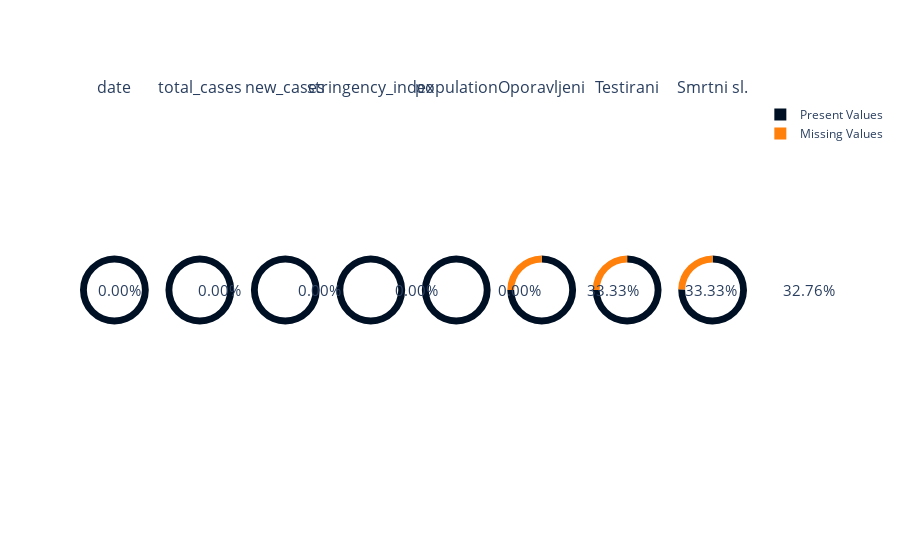

Source (notebook cell):
### Code cell
MissingDataPlot(missingData)

### Figure 1 — Plotly figure (JSON) as saved in the notebook; plotly's stock layout.template omitted (floating-point values rounded to 4 significant figures)
{"data": [{"domain": {"x": [0, 0.1031], "y": [0, 1]}, "hole": 0.8, "hoverinfo": "label+value", "labels": ["Missing Values", "Present Values"], "marker": {"colors": ["#FF800B", "#001024"]}, "textinfo": "none", "type": "pie", "values": [0, 308]}, {"domain": {"x": [0.1281, 0.2312], "y": [0, 1]}, "hole": 0.8, "hoverinfo": "label+value", "labels": ["Missing Values", "Present Values"], "marker": {"colors": ["#FF800B", "#001024"]}, "textinfo": "none", "type": "pie", "values": [0, 308]}, {"domain": {"x": [0.2562, 0.3594], "y": [0, 1]}, "hole": 0.8, "hoverinfo": "label+value", "labels": ["Missing Values", "Present Values"], "marker": {"colors": ["#FF800B", "#001024"]}, "textinfo": "none", "type": "pie", "values": [0, 308]}, {"domain": {"x": [0.3844, 0.4875], "y": [0, 1]}, "hole": 0.8, "hoverinfo": "label+value", "labels": ["Missing Values", "Present Values"], "marker": {"colors": ["#FF800B", "#001024"]}, "textinfo": "none", "type": "pie", "values": [0, 308]}, {"domain": {"x": [0.5125, 0.6156], "y": [0, 1]}, "hole": 0.8, "hoverinfo": "label+value", "labels": ["Missing Values", "Present Values"], "marker": {"colors": ["#FF800B", "#001024"]}, "textinfo": "none", "type": "pie", "values": [0, 308]}, {"domain": {"x": [0.6406, 0.7438], "y": [0, 1]}, "hole": 0.8, "hoverinfo": "label+value", "labels": ["Missing Values", "Present Values"], "marker": {"colors": ["#FF800B", "#001024"]}, "textinfo": "none", "type": "pie", "values": [77, 231]}, {"domain": {"x": [0.7688, 0.8719], "y": [0, 1]}, "hole": 0.8, "hoverinfo": "label+value", "labels": ["Missing Values", "Present Values"], "marker": {"colors": ["#FF800B", "#001024"]}, "textinfo": "none", "type": "pie", "values": [77, 231]}, {"domain": {"x": [0.8969, 1], "y": [0, 1]}, "hole": 0.8, "hoverinfo": "label+value", "labels": ["Missing Values", "Present Values"], "marker": {"colors": ["#FF800B", "#001024"]}, "textinfo": "none", "type": "pie", "values": [76, 232]}], "layout": {"annotations": [{"font": {"size": 16}, "showarrow": false, "text": "date", "x": 0.05156, "xanchor": "center", "xref": "paper", "y": 1, "yanchor": "bottom", "yref": "paper"}, {"font": {"size": 16}, "showarrow": false, "text": "total_cases", "x": 0.1797, "xanchor": "center", "xref": "paper", "y": 1, "yanchor": "bottom", "yref": "paper"}, {"font": {"size": 16}, "showarrow": false, "text": "new_cases", "x": 0.3078, "xanchor": "center", "xref": "paper", "y": 1, "yanchor": "bottom", "yref": "paper"}, {"font": {"size": 16}, "showarrow": false, "text": "stringency_index", "x": 0.4359, "xanchor": "center", "xref": "paper", "y": 1, "yanchor": "bottom", "yref": "paper"}, {"font": {"size": 16}, "showarrow": false, "text": "population", "x": 0.5641, "xanchor": "center", "xref": "paper", "y": 1, "yanchor": "bottom", "yref": "paper"}, {"font": {"size": 16}, "showarrow": false, "text": "Oporavljeni", "x": 0.6922, "xanchor": "center", "xref": "paper", "y": 1, "yanchor": "bottom", "yref": "paper"}, {"font": {"size": 16}, "showarrow": false, "text": "Testirani", "x": 0.8203, "xanchor": "center", "xref": "paper", "y": 1, "yanchor": "bottom", "yref": "paper"}, {"font": {"size": 16}, "showarrow": false, "text": "Smrtni sl.", "x": 0.9484, "xanchor": "center", "xref": "paper", "y": 1, "yanchor": "bottom", "yref": "paper"}, {"font": {"size": 15}, "showarrow": false, "text": "0.00%", "x": 0.024, "y": 0.5}, {"font": {"size": 15}, "showarrow": false, "text": "0.00%", "x": 0.174, "y": 0.5}, {"font": {"size": 15}, "showarrow": false, "text": "0.00%", "x": 0.324, "y": 0.5}, {"font": {"size": 15}, "showarrow": false, "text": "0.00%", "x": 0.504, "y": 0.5}, {"font": {"size": 15}, "showarrow": false, "text": "0.00%", "x": 0.694, "y": 0.5}, {"font": {"size": 15}, "showarrow": false, "text": "33.33%", "x": 0.841, "y": 0.5}, {"font": {"size": 15}, "showarrow": false, "text": "33.33%", "x": 0.988, "y": 0.5}, {"font": {"size": 15}, "showarrow": false, "text": "32.76%", "x": 1.135, "y": 0.5}]}}
